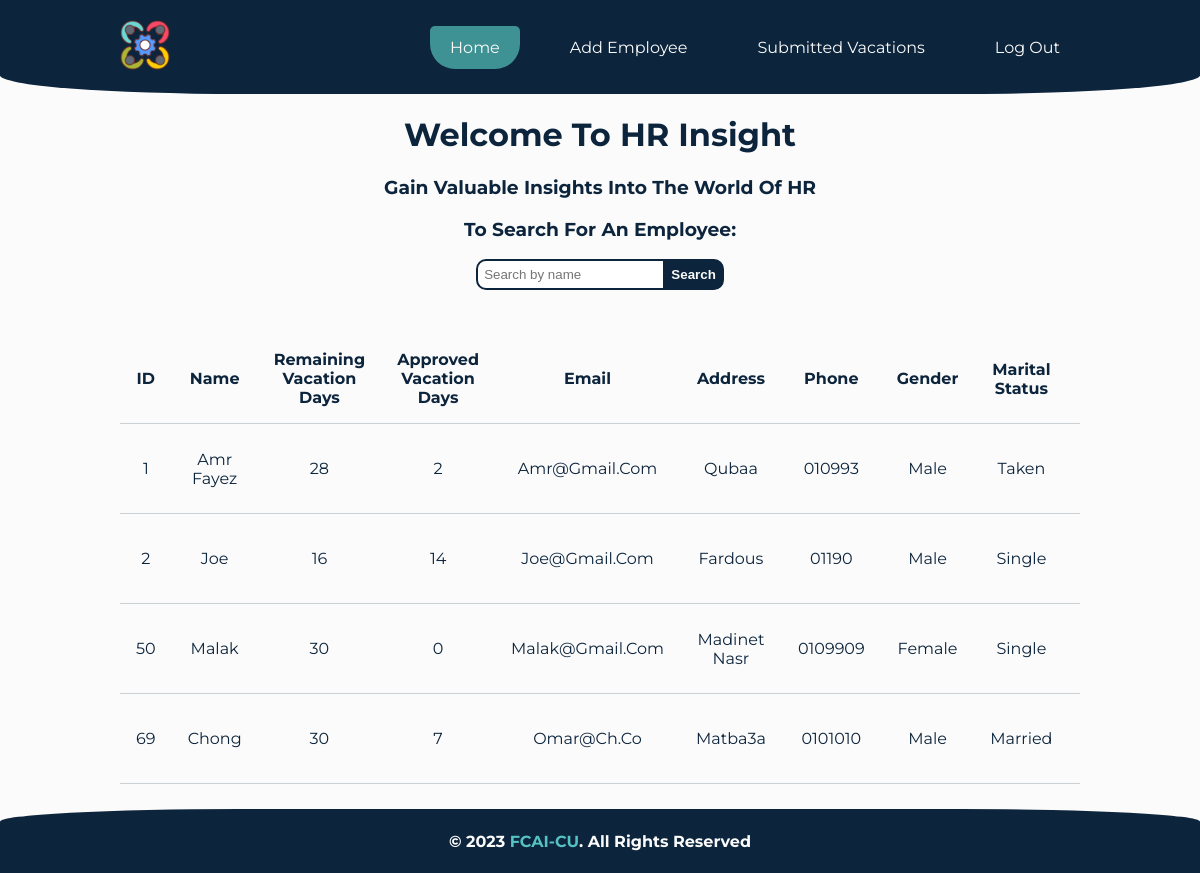
Before: /home/ (signed in) with the older database file.
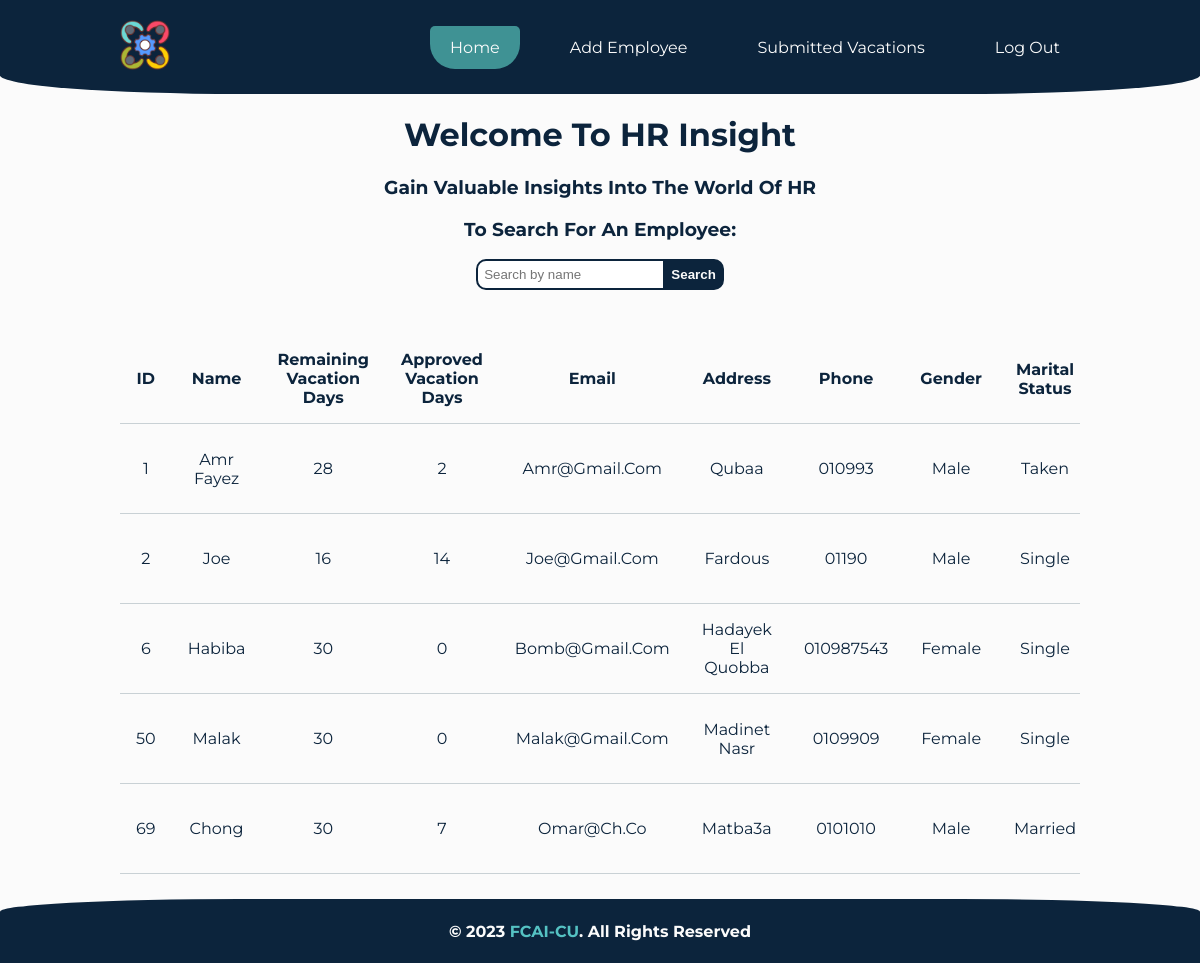
After: the same page with the newer database file.
### pages/models.py (models this page shows, shortened)
class Employee(models.Model):
    GENDER_CHOICES = [
        ('male', 'Male'),
        ('female', 'Female'),
    ]
    MARITAL_STATUS_CHOICES = [
        ('single', 'Single'),
        ('taken', 'Taken'),
        ('married', 'Married'),
        ('divorced', 'Divorced'),
        ('widowed', 'Widowed'),
    ]
    ID = models.IntegerField(primary_key=True)
    Name = models.CharField(max_length=15)
    Remaining_vacation_days = models.IntegerField(default=30)
    Approved_vacation_days = models.IntegerField(default=0)
    Email = models.EmailField(max_length=254)
    Address = models.CharField(max_length=100)
    Phone = models.CharField(max_length=11)
    Salary = models.CharField(max_length=20)
    Date_of_birth = models.DateField()
    Gender = models.CharField(max_length=6, choices=GENDER_CHOICES)
    Marital_status = models.CharField(
        max_length=10, choices=MARITAL_STATUS_CHOICES)
    objects = models.Manager()

### pages/views.py (the view)
# urls.py: path('home/', views.home, name='home'),
def home(request):
    if 'username' in request.session and not request.session['username'] == '':
        print(request.session['username']+" logged in")
        employees = Employee.objects.all()
        context = {'employees': employees}
        return render(request, 'pages/home.html', context)
    else:
        print("no username")
        return redirect('login')

### templates/pages/home.html (shortened to what this page needs)
{% extends 'base.html' %}
{% load static %}
{% block styles %}
<link rel="stylesheet" href="{% static 'style/home.css' %}">
{% endblock styles %}
{% block content %}
<h1 style="text-align: center;">
    Welcome to HR Insight
</h1>
<h3>
    <b>Gain Valuable Insights into the World of HR</b>
</h3>
<div>
    <h3>To Search for an Employee:</h3>
    <form id="search">
        <input type="text" name="search" placeholder="Search by name" id="sName">
        <button type="submit" id="sBtn">Search</button>
    </form>
</div>
<br>
<div class="tData">
    <table style="text-align: center;" id="table">
        <thead>
            <tr>
                <th>ID</th>
                <th>Name</th>
                <th>Remaining vacation days</th>
                <th>Approved vacation days</th>
                <th>Email</th>
                <th>Address</th>
                <th>Phone</th>
                <th>Gender</th>
                <th>Marital status</th>
                <th>Salary</th>
            </tr>
        </thead>
        <tbody id="table-body">
        {% for emp in employees %}
            <tr>
                <td>{{emp.ID}}</td>
                <td>{{emp.Name}}</td>
                <td>{{emp.Remaining_vacation_days}}</td>
                <td>{{emp.Approved_vacation_days}}</td>
                <td>{{emp.Email}}</td>
                <td>{{emp.Address}}</td>
                <td>{{emp.Phone}}</td>
                <td>{{emp.Gender}}</td>
                <td>{{emp.Marital_status}}</td>
                <td>{{emp.Salary}}</td>
            </tr>
            {% endfor %}
        </tbody>
    </table>
</div>
{% endblock content %}

Changed rows visible on the page:
added Employee: ID "6", Name "Habiba", Remaining_vacation_days "30", Approved_vacation_days "0", Email "Bomb@gmail.com", Address "Hadayek El Quobba", Phone "010987543", Gender "Female", Marital_status "Single"
